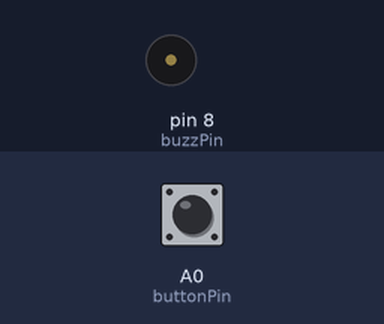
Recording of a sketch running on a simulated Arduino Uno, built with avr-gcc and run on an emulated ATmega328P. Shown: buzzer (waves = sounding, pin HIGH). The test bench sets the inputs (shaded band); at power-on: A0 (buttonPin) HIGH.

Above: at 1.2 s.
1.3 s: A0 (buttonPin) pulled LOW for 0.15 s
At 1.9 s:
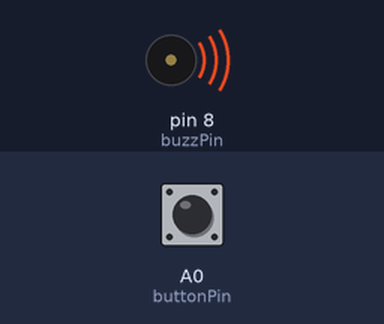
2.9 s: A0 (buttonPin) pulled LOW for 1 s
At 4.3 s:
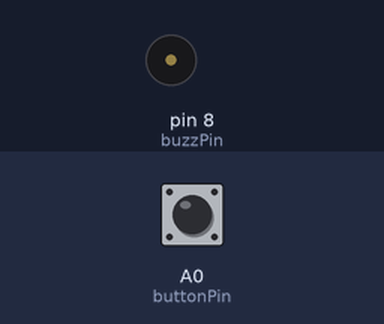
5.4 s: A0 (buttonPin) pulled LOW for 3.2 s
At 6.2 s:
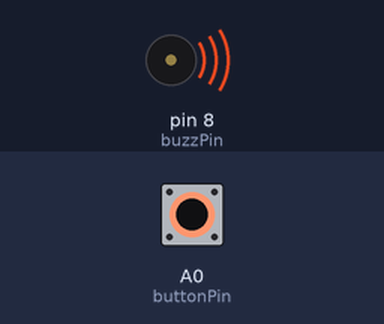
Timing chart, 0 to 8.4 s (numbered marks = the images above; inputs shaded):
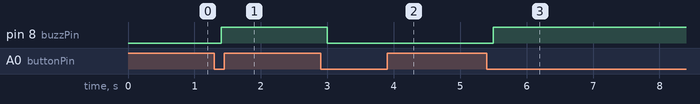

The sketch:

sketch_19_botonToggle_Sencillo.ino
```cpp
int buzzPin = 8;
int buttonPin = A0;
int buzzState = 0;
int buttonOld = 1;
int buttonNew;
int dt = 100;

void setup() {
  Serial.begin(9600);
  pinMode(buzzPin, OUTPUT);
  pinMode(buttonPin, INPUT);
}

void loop() {
 buttonNew = digitalRead(buttonPin);
 delay(dt);
 if(buttonNew == 0 && buttonOld == 1){
   if (buzzState == 0){
     digitalWrite(buzzPin, 1);
     buzzState = 1;
   } else {
     digitalWrite(buzzPin, 0);
     buzzState = 0;
   }
 }
 buttonOld = buttonNew;
}
```

Measured:
- after the input at 1.3 s, pin 8 (buzzPin): LOW → HIGH after 0.10 s
- after the input at 2.9 s, pin 8 (buzzPin): HIGH → LOW after 0.10 s
- after the input at 5.4 s, pin 8 (buzzPin): LOW → HIGH after 0.10 s
